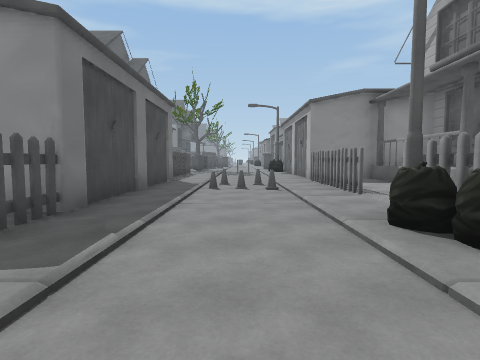
view 1 (above)

17 first-person views from a walk through a 3-D level made in the Unity game engine. The camera is 1.5 m above the floor, tilts 4° down and sees 80° across. The floor is counted in squares, 2 m on a side. Each view is taken from the middle of a square. On the plan, view 1 faces up. The plan holds only what a view shows up to about 10 squares ahead; the rest is blank. The place goes on beyond the plan. Some animated figures are not drawn.

view 2
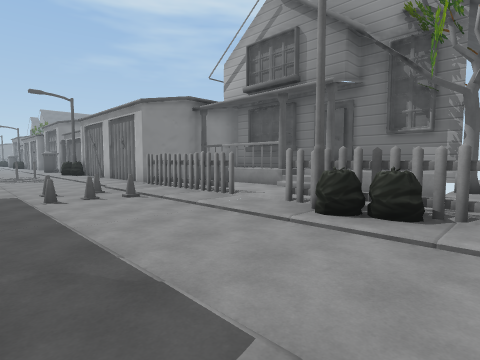

view 3
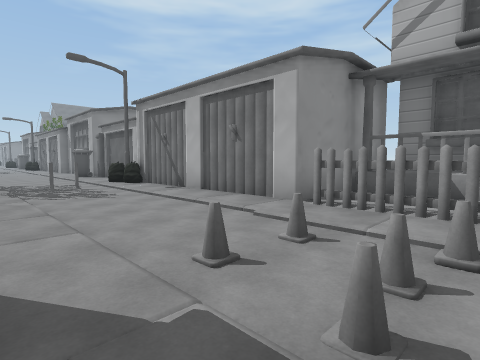

view 4
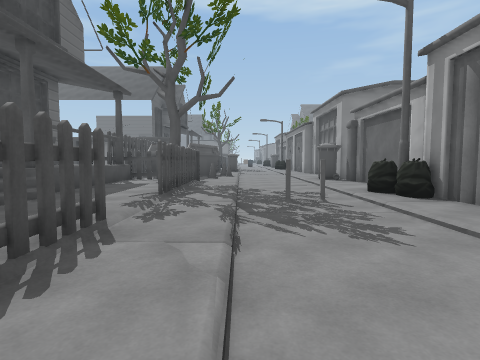

view 5
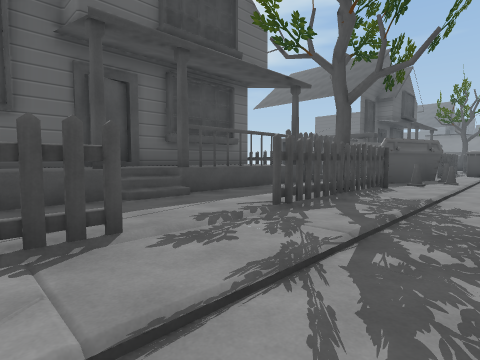

view 6
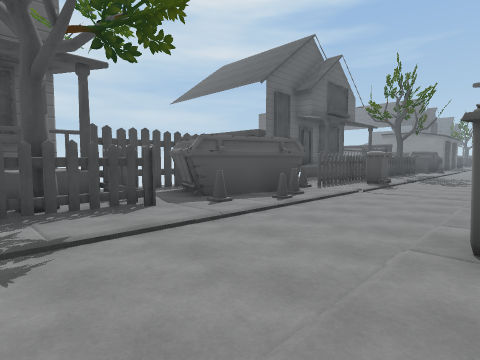

view 7
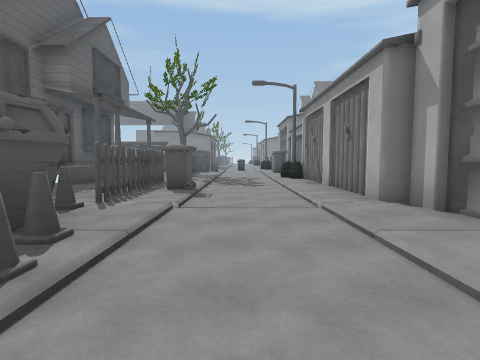

view 8
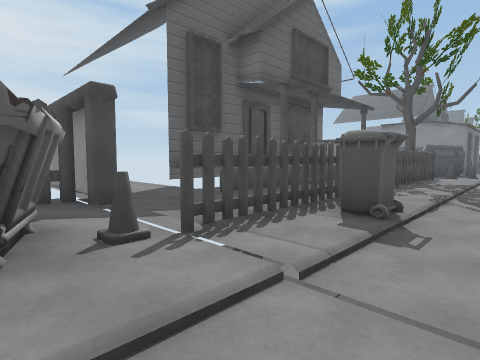

view 9
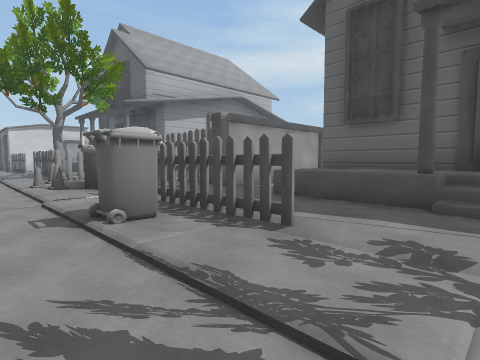

view 10
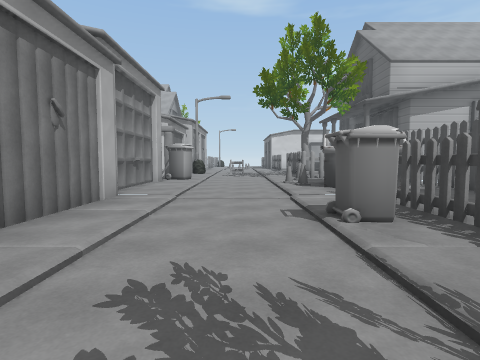

view 11
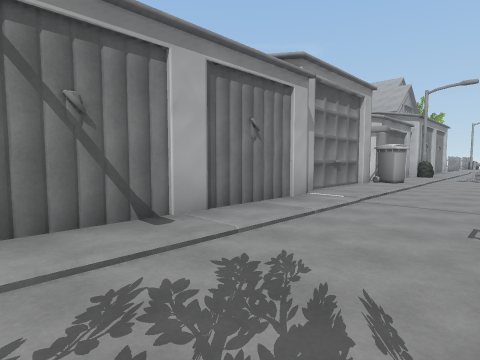

view 12
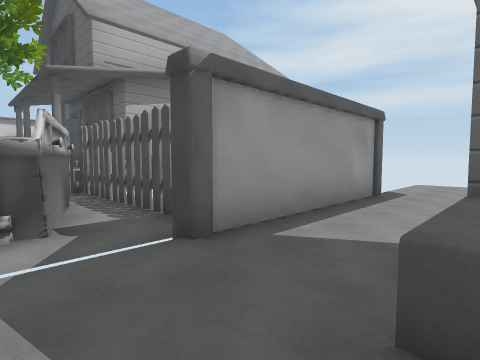

view 13
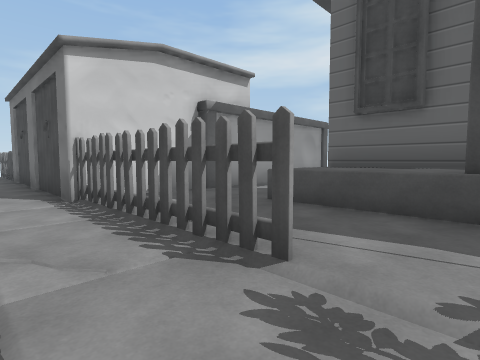

view 14
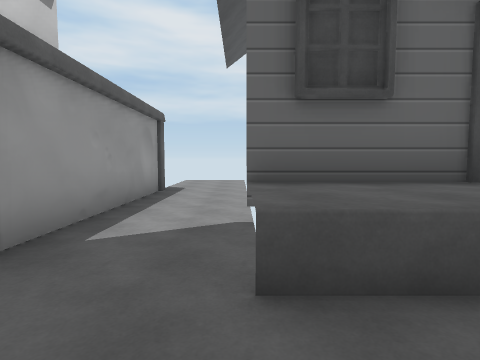

view 15
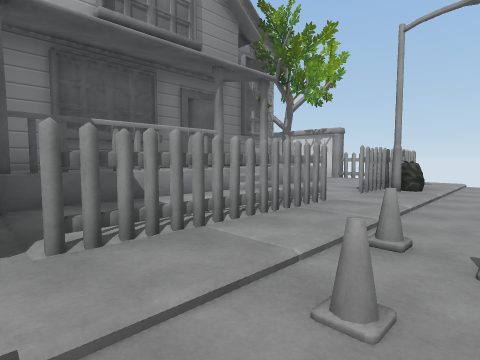

view 16
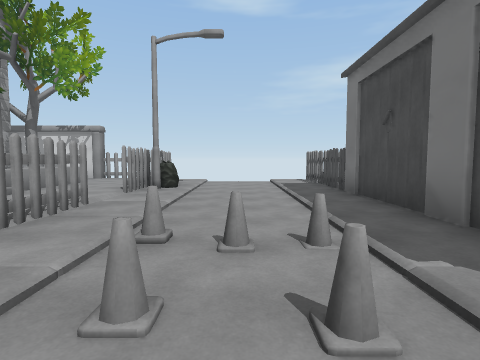

view 17
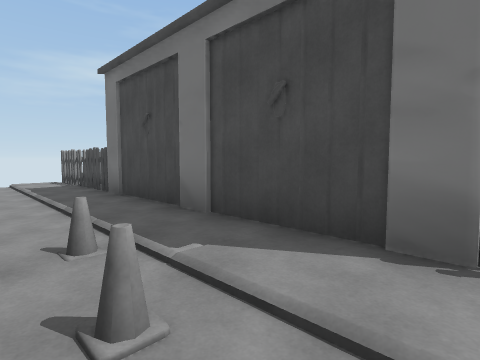

### Floor plan
Key: @ floor where view 1 was taken; # wall or solid block; x gap in a wall; . main floor; - floor 0.25 m lower than the main floor; : floor 1 m higher than the main floor; / step, stairs or slope; = window, fence, low wall or low ledge; v drop or lower ground; O other object.
Columns run from 13 left of view 1 to 7 right of it. Each row starts with its distance up from view 1.
 31        #:x.//--.#
 30        #:#../--.#
 29        #:/.#/--.#
 28        #:/.OO--.
 27  ..........x/--.
 26  ..........x/--.#
 25     #####..O/--.#
 24        #..##/--.#
 23        #.##OO--.#
 22        #.##./--.#
 21         ###O/--##
 20       #:####/--.#
 19       #::.O#/--.#
 18       #::..x/--.#
 17       #:#..x/--O#
 16       #:/..//O-##
 15       #:=.../--.#
 14       #::..//--.#
 13       #::..#/--.#
 12 .......v=..x/--.#
 11 ...........x/--.#
 10    x#####.##/-/.###
  9           #./OO#..##
  8           #.-O-x..##
  7            .O-O#..=#
  6            ./-/#./##
  5            ./-/..//##
  4           ##/-/#.=/:#
  3           ##/-/O..:#
  2           #./-/#..xO
  1           #./-/#...
  0           ##/@/.####

Where each view was taken, in squares from view 1:
view 1: 0 up, 0 right, facing up
view 2: 1 up, 2 left, facing up-right
view 3: 7 up, 2 left, facing up-right
view 4: 11 up, 1 left, facing up
view 5: 13 up, 0 right, facing up-left
view 6: 18 up, 2 right, facing up-left
view 7: 21 up, 0 right, facing up
view 8: 24 up, 0 right, facing up-left
view 9: 31 up, 0 right, facing down-left
view 10: 31 up, 0 right, facing down
view 11: 31 up, 1 left, facing down-right
view 12: 28 up, 3 left, facing down-left
view 13: 15 up, 1 left, facing down-left
view 14: 12 up, 3 left, facing left
view 15: 10 up, 0 right, facing down-right
view 16: 10 up, 0 right, facing down
view 17: 10 up, 0 right, facing down-left
